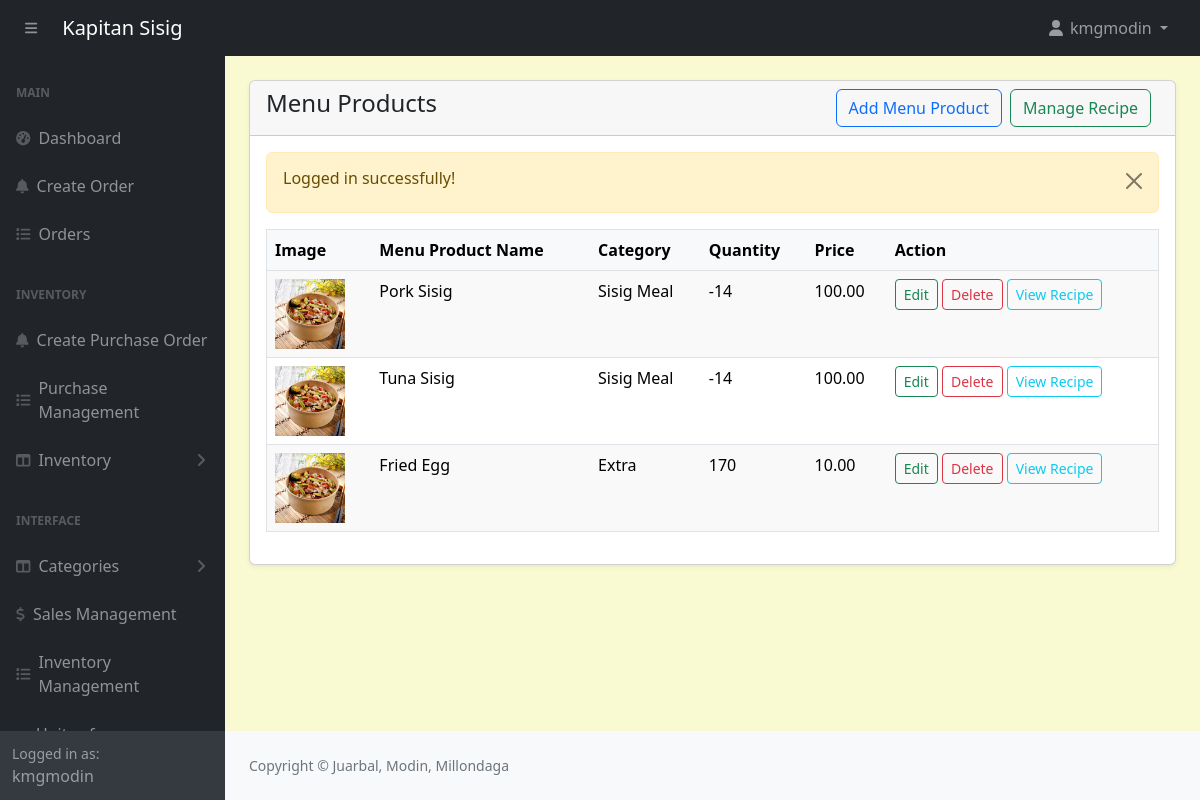
Screenshot of /admin/products.php (signed in) with the database file from the repository.
### tables this page shows
CREATE TABLE `products` (
  `id` int(11) NOT NULL,
  `category_id` int(11) NOT NULL,
  `productname` varchar(191) NOT NULL,
  `description` varchar(191) NOT NULL,
  `price` decimal(10,2) NOT NULL,
  `image` varchar(255) NOT NULL,
  `created_at` date NOT NULL DEFAULT current_timestamp(),
  `quantity` int(11) NOT NULL
);

CREATE TABLE `categories` (
  `id` int(11) NOT NULL,
  `name` varchar(191) NOT NULL,
  `status` tinyint(4) NOT NULL DEFAULT 0
);

### admin/products.php (the view, shortened to what this page needs)
<?php include('includes/header.php'); ?>
<div class="container-fluid px-4 pb-4">
    <div class="card mt-4 shadow-sm">
        <div class="card-header">
            <h4 class="mb-0">Menu Products
                <a href="recipes-add.php" class="btn btn-outline-success float-end me-2">Manage Recipe</a>
                <a href="products-create.php" class="btn btn-outline-primary float-end me-2">Add Menu Product</a>
            </h4>
        </div>
        <div class="card-body">
            <?php alertMessage(); ?>
            <?php
                $products = getAll('products');
                if (!$products) {
                    echo '<h4>Something went wrong.</h4>';
                } elseif (mysqli_num_rows($products) > 0) {
            ?>
            <div class="table-responsive">
                <table class="table" style="width: 100%; margin-bottom: 1rem; color: #000; border: 1px solid #dee2e6;">
                    <thead>
                        <tr style="background-color: #f8f9fa; color: #000;">
                            <th>Image</th>
                            <th>Menu Product Name</th>
                            <th>Category</th>
                            <th>Quantity</th>
                            <th>Price</th>
                            <th>Action</th>
                        </tr>
                    </thead>
                    <tbody>
                        <?php
                        $i = 0;
                        while ($productItem = mysqli_fetch_assoc($products)) :
                            $i++;
                            $productId = $productItem['id'];
                            $categoryId = $productItem['category_id'];
                            $categoryQuery = "SELECT name FROM categories WHERE id = '$categoryId'";
                            $categoryResult = mysqli_query($conn, $categoryQuery);
                            $categoryName = $categoryResult && mysqli_num_rows($categoryResult) > 0
                                            ? htmlspecialchars(mysqli_fetch_assoc($categoryResult)['name'])
                                            : "Unknown Category";
                            $recipeIngredientsQuery = "
                                SELECT ri.ingredient_id, ri.quantity AS recipe_quantity, i.quantity AS available_quantity, i.name AS ingredient_name
                                FROM recipe_ingredients ri
                                JOIN ingredients i ON ri.ingredient_id = i.id
                                WHERE ri.recipe_id = (SELECT id FROM recipes WHERE product_id = '$productId')
                            ";
                            $recipeIngredientsResult = mysqli_query($conn, $recipeIngredientsQuery);
                            $minServings = PHP_INT_MAX;
                            while ($ingredient = mysqli_fetch_assoc($recipeIngredientsResult)) {
                                $requiredQuantity = $ingredient['recipe_quantity'];
                                $availableQuantity = $ingredient['available_quantity'];
                                $possibleServings = floor($availableQuantity / $requiredQuantity);
                                if ($possibleServings < $minServings) {
                                    $minServings = $possibleServings;
                                }
                            }
                            $updateProductQuery = "
                                UPDATE products
                                SET quantity = '$minServings'
                                WHERE id = '$productId'
                            ";
                            mysqli_query($conn, $updateProductQuery);
                        ?>
                        <tr style="background-color: <?= $i % 2 == 0 ? '#fff' : '#f9f9f9'; ?>; border: 1px solid #dee2e6;">
                            <td><img src="../<?= htmlspecialchars($productItem['image']); ?>" style="width:70px;height:70px;" alt="product image" /></td>
                            <td><?= htmlspecialchars($productItem['productname']) ?></td>
                            <td><?= $categoryName ?></td>
                            <td><?= $minServings ?></td>
                            <td><?= htmlspecialchars($productItem['price']) ?></td>
                            <td>
                                <a href="products-edit.php?id=<?= $productItem['id'];?>" class="btn btn-outline-success btn-sm">Edit</a>
                                <a
                                    href="products-delete.php?id=<?= $productItem['id'];?>"
                                    class="btn btn-outline-danger btn-sm"
                                    onclick="return confirm('Are you sure you want to delete this product?')">
                                    Delete
                                </a>
                                <a
                                    href="recipe-view.php?id=<?= $productItem['id'];?>"
                                    class="btn btn-outline-info btn-sm">
                                    View Recipe
                                </a>
                            </td>
                        </tr>
                        <?php endwhile; ?>
                    </tbody>
                </table>
            </div>
            <?php
                } else {
                    echo '<h4 class="mb-0">No record found.</h4>';
                }
            ?>
        </div>
    </div>
</div>
<?php include('includes/footer.php'); ?>

### admin/includes/header.php (shortened to what this page needs)
<?php
require '../config/function.php';
?>
<!DOCTYPE html>
<html lang="en">
    <head>
        <link href="assets/css/styles.css" rel="stylesheet" />
        <link rel="stylesheet" href="//cdn.jsdelivr.net/npm/alertifyjs@1.14.0/build/css/themes/default.min.css"/>
        <link rel="stylesheet" href="//cdn.jsdelivr.net/npm/alertifyjs@1.14.0/build/css/alertify.min.css"/>
        <link href="https://cdn.jsdelivr.net/npm/select2@4.1.0-rc.0/dist/css/select2.min.css" rel="stylesheet" />
        <link rel="stylesheet" href="assets/css/custom.css">
    </head>
    <body class="sb-nav-fixed">
    <?php include('navbar.php'); ?>
      <div id="layoutSidenav">
        <?php include('sidebar.php'); ?>
          <div id="layoutSidenav_content">
            <main>

### admin/includes/navbar.php (shortened to what this page needs)
<nav class="sb-topnav navbar navbar-expand navbar-dark bg-dark">
            <button class="btn btn-link btn-sm order-1 order-lg-0 me-4 me-lg-0" id="sidebarToggle" href="#!"><i class="fas fa-bars ps-3"></i></button>
            <a class="navbar-brand ps-3" href="index.html">Kapitan Sisig</a>
            <ul class="navbar-nav ms-auto ms-md-0 me-3 me-lg-4">
                <li class="nav-item dropdown">
                    <a class="nav-link dropdown-toggle" id="navbarDropdown" href="#" role="button" data-bs-toggle="dropdown" aria-expanded="false">
                        <i class="fas fa-user fa-fw"></i>
                        <?= $_SESSION['loggedInUser']['username']; ?>
                    </a>
                </li>
            </ul>
        </nav>

### admin/includes/sidebar.php (shortened to what this page needs)
<div id="layoutSidenav_nav">
    <nav class="sb-sidenav accordion sb-sidenav-dark" id="sidenavAccordion">
        <div class="sb-sidenav-menu">
            <div class="nav">
                <div class="sb-sidenav-menu-heading">Main</div>
                <a class="nav-link" href="index.php">
                    <div class="sb-nav-link-icon"><i class="fas fa-tachometer-alt"></i></div>
                    Dashboard
                </a>
                <a class="nav-link" href="order-create.php">
                    <div class="sb-nav-link-icon"><i class="fas fa-bell"></i></div>
                    Create Order
                </a>
                <a class="nav-link" href="orders.php">
                    <div class="sb-nav-link-icon"><i class="fas fa-list"></i></div>
                    Orders
                </a>
                <div class="sb-sidenav-menu-heading">Inventory</div>
                <?php if ($_SESSION['loggedInUser']['position'] == 1): ?>
                    <a class="nav-link" href="purchase-order-select-supplier.php">
                        <div class="sb-nav-link-icon"><i class="fas fa-bell"></i></div>
                        Create Purchase Order
                    </a>
                    <a class="nav-link" href="purchase-orders.php">
                        <div class="sb-nav-link-icon"><i class="fas fa-list"></i></div>
                        Purchase Management
                    </a>
                <?php endif; ?>
                <a class="nav-link collapsed" href="#" data-bs-toggle="collapse" data-bs-target="#collapseInventory" aria-expanded="false" aria-controls="collapseInventory">
                    <div class="sb-nav-link-icon"><i class="fas fa-columns"></i></div>
                    Inventory
                    <div class="sb-sidenav-collapse-arrow"><i class="fas fa-angle-down"></i></div>
                </a>
                <div class="sb-sidenav-menu-heading">Interface</div>
                <?php if ($_SESSION['loggedInUser']['position'] == 1): ?>
                <a class="nav-link collapsed" href="#" data-bs-toggle="collapse" data-bs-target="#collapseCategory" aria-expanded="false" aria-controls="collapseCategory">
                    <div class="sb-nav-link-icon"><i class="fas fa-columns"></i></div>
                    Categories
                    <div class="sb-sidenav-collapse-arrow"><i class="fas fa-angle-down"></i></div>
                </a>
                <?php endif; ?>
                <a class="nav-link" href="sales.php">
                    <div class="sb-nav-link-icon"><i class="fas fa-dollar-sign"></i></div>
                    Sales Management
                </a>
                <a class="nav-link" href="inventory-management-view.php">
                    <div class="sb-nav-link-icon"><i class="fas fa-list"></i></div>
                    Inventory Management
                </a>
                <li class="nav-item">
                    <a class="nav-link collapsed" href="#" data-bs-toggle="collapse" data-bs-target="#collapseUnits" aria-expanded="false" aria-controls="collapseUnits">
                        <span>Units of Measurement</span>
                    </a>
                </li>
            </div>
        </div>
        <div class="sb-sidenav-footer">
            <div class="small">Logged in as:</div>
            <?= $_SESSION['loggedInUser']['username']; ?>
        </div>
    </nav>
</div>

### config/function.php (shortened to what this page needs)
<?php
require 'dbcon.php';
function validate($inputData){
    global $conn;
    $validatedData = mysqli_real_escape_string($conn, $inputData);
    return trim($validatedData);
}
function alertMessage(){
    if (isset($_SESSION['message'])) {
        echo '<div class="alert alert-warning alert-dismissible fade show" role="alert">
            <h6>'.htmlspecialchars($_SESSION['message']).'</h6>
            <button type="button" class="btn-close" data-bs-dismiss="alert" aria-label="Close"></button>
          </div>';
    }
}
function getAll($tableName, $status = NULL){
    global $conn;
    $table = validate($tableName);
    $status = validate($status);
    $query = ($status == 'status') ? "SELECT * FROM $table WHERE $status = '0'" : "SELECT * FROM $table";
    return mysqli_query($conn, $query);
}
?>

### admin/includes/footer.php (shortened to what this page needs)
</main>
                <footer class="py-4 bg-light mt-auto">
                    <div class="container-fluid px-4">
                        <div class="d-flex align-items-center justify-content-between small">
                            <div class="text-muted">Copyright &copy; Juarbal, Modin, Millondaga</div>
                        </div>
                    </div>
                </footer>
            </div>
        </div>
    </body>
</html>

### admin/assets/css/custom.css (style rules this page uses)
body { margin: 0; font-family: system-ui, -apple-system, "Segoe UI", Roboto, "Helvetica Neue", "Noto Sans", "Liberation Sans", Arial, sans-serif; font-size: 1rem; font-weight: 400; line-height: 1.5; color: #212529; text-align: left; background-color: #FAFAD2; -webkit-text-size-adjust: 100%; -webkit-tap-highlight-color: rgba(0, 0, 0, 0); }

### rows the page displays
products: productname "Pork Sisig", category.name "Sisig Meal", minServings "-14", price "100.00"
products: productname "Tuna Sisig", category.name "Sisig Meal", minServings "-14", price "100.00"
products: productname "Fried Egg", category.name "Extra", minServings "170", price "10.00"

### other values shown
$_SESSION['loggedInUser']['username'] "kmgmodin"
$_SESSION['message'] "Logged in successfully!"
